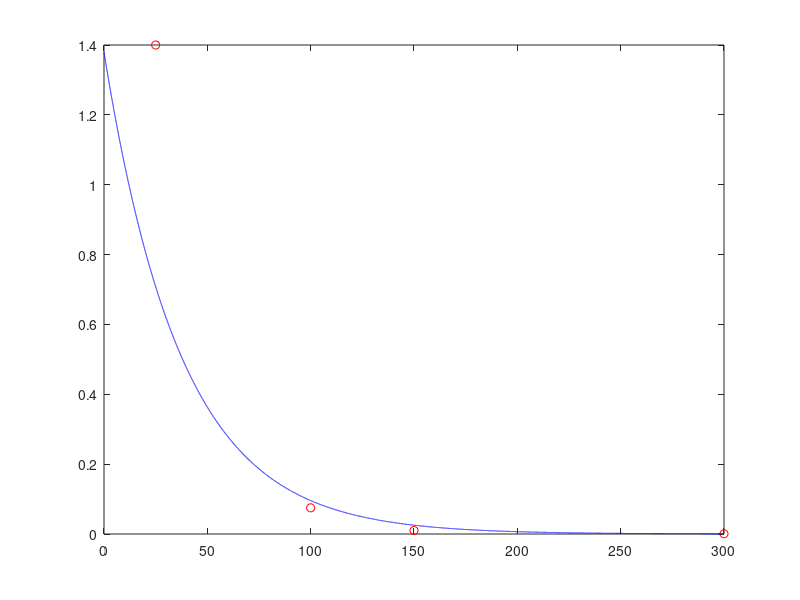

The MATLAB script that drew this image:
clear;
T = [25 100 150 300]';
V = [1.4 0.075 0.010 0.00075]';
H = [T.^0 -T]; B = log(V);
c=H\B;
A=exp(c(1));
B=c(2);
VV=A*exp(-B*200);
TT=[0:0.01:300];
r=B-H*c
r1=V-(A*exp(-B.*T))
plot(T,V,'ro',TT,A*exp(-B.*TT),'b');